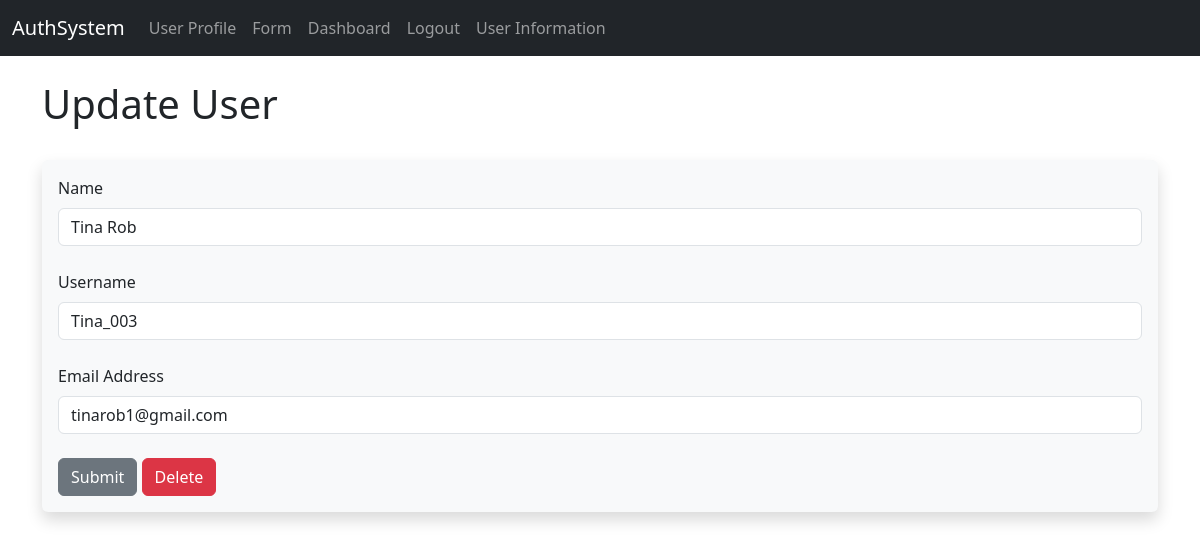
The app's page /update/1 (signed in) with its own data.
### hello.py (models this page shows, shortened)
class Users(db.Model, UserMixin):
    id = db.Column(db.Integer, primary_key=True)
    username = db.Column(db.String(20), nullable=False, unique=True)
    name = db.Column(db.String(200), nullable=False)
    email = db.Column(db.String(120), nullable=False, unique=True)
    date_added = db.Column(db.DateTime, default=datetime.utcnow)
    password_hash = db.Column(db.String(128))
    @property
    def password(self):
        raise AttributeError('Password is not a readable attribute!')

### hello.py (the view)
@app.route('/update/<int:id>',methods=['GET','POST'])
def update(id):
    form = AddForm()
    name_to_update = Users.query.get_or_404(id)
    if request.method == "POST":
        name_to_update.name = request.form['name']
        name_to_update.email = request.form['email']
        name_to_update.username = request.form['username']
        try:
            db.session.commit()
            flash("Updated Successfully")
            return render_template("update.html",form=form,name_to_update=name_to_update)
        except:
            flash("Error.. Try Again")
            return render_template("update.html",form=form,name_to_update=name_to_update)
    else:
        return render_template("update.html",form=form,name_to_update=name_to_update, id=id)

### hello.py
class AddForm(FlaskForm):
    name = StringField("Name", validators=[DataRequired()])
    username = StringField("Username", validators=[DataRequired()])
    email = StringField("Email Address", validators=[DataRequired()])
    password_hash = PasswordField("Password",validators=[DataRequired(), EqualTo('password_hash2', message='Passwords must match!')])
    password_hash2 = PasswordField('Confirm Password',validators=[DataRequired()])
    submit = SubmitField("Submit")

### hello.py (called while the page is built)
@login_manager.user_loader
def load_user(user_id):
    return Users.query.get(int(user_id))

### templates/update.html (shortened to what this page needs)
{% extends 'base.html' %}
{% block content %}
{% if name %}
    <h1>Update User!</h1>
    <br/>
    <br/><br/>
    <table class="table table-hover table-bordered table-striped">
        {% for our_user in our_users %}
        <tr>
        <td>{{ our_user.id }}. {{ our_user.name}} - {{ our_user.email }}</td></tr>
        {% endfor %}
        </table>
{% else %}
    <h1>Update User</h1>
    <br/>
    <div class="shadow p-3 mb-5 bg-body-tertiary rounded">
    <form action="/update/{{ name_to_update.id }}" method="POST">
        {{ form.name.label(class="form-label") }}
        {{ form.name(class="form-control", value=name_to_update.name) }}
        <br/>
        {{ form.username.label(class="form-label") }}
        {{ form.username(class="form-control", value=name_to_update.username) }}
        <br/>
        {{ form.email.label(class="form-label") }}
        {{ form.email(class="form-control",value=name_to_update.email) }}
        <br/>
        {{ form.submit(class="btn btn-secondary") }}
        <a href="{{ url_for('delete',id=id)}}" class="btn btn-danger">Delete</a>
    </form>
</div>
<br/><br/><br/><br/>
{% endif %}
{% endblock %}

### records on screen
Users: name "Tina Rob", username "Tina_003", email "tinarob1@gmail.com"
